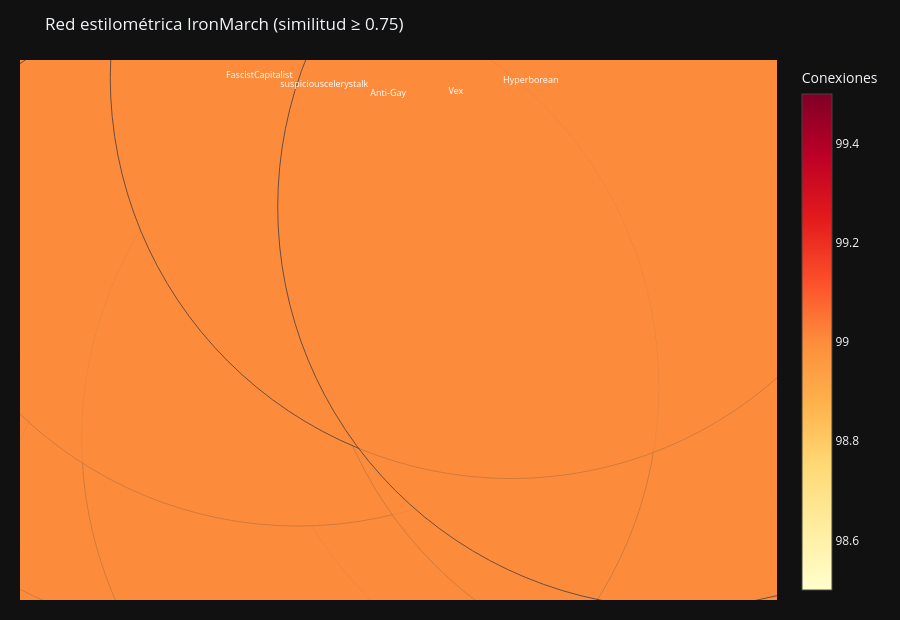

Notebook code for this chart:
### Code cell
# Red de similitud estilométrica — grafo de usuarios con similitud > umbral
import plotly.graph_objects as go
import networkx as nx

STYLO_THRESHOLD = 0.75

if 'sim_matrix' in dir() and len(sim_matrix) > 0:
    G_stylo = nx.Graph()
    users_list = sim_matrix.index.tolist()

    for i in range(len(users_list)):
        for j in range(i + 1, len(users_list)):
            sim = float(sim_matrix.iloc[i, j])
            if sim >= STYLO_THRESHOLD:
                G_stylo.add_edge(users_list[i], users_list[j], weight=sim)

    print(f"Umbral: {STYLO_THRESHOLD} | Nodos: {G_stylo.number_of_nodes()} | Aristas: {G_stylo.number_of_edges()}")

    if G_stylo.number_of_edges() > 0:
        pos = nx.spring_layout(G_stylo, k=2.0, iterations=60, seed=42)

        edge_x, edge_y = [], []
        for u, v in G_stylo.edges():
            x0, y0 = pos[u]; x1, y1 = pos[v]
            edge_x += [x0, x1, None]; edge_y += [y0, y1, None]

        edge_trace = go.Scatter(
            x=edge_x, y=edge_y, mode='lines',
            line=dict(width=1.5, color='rgba(233,78,78,0.4)'),
            hoverinfo='none',
        )

        node_names = [str(uid_to_name.get(n, n)) for n in G_stylo.nodes()]
        node_deg   = [G_stylo.degree(n) for n in G_stylo.nodes()]

        node_trace = go.Scatter(
            x=[pos[n][0] for n in G_stylo.nodes()],
            y=[pos[n][1] for n in G_stylo.nodes()],
            mode='markers+text',
            marker=dict(
                size=[d * 8 + 10 for d in node_deg],
                color=node_deg,
                colorscale='YlOrRd',
                showscale=True,
                colorbar=dict(title='Conexiones'),
            ),
            text=node_names,
            textposition='top center',
            textfont=dict(size=9, color='white'),
            hoverinfo='text',
        )

        fig = go.Figure(
            data=[edge_trace, node_trace],
            layout=go.Layout(
                title=f'Red estilométrica IronMarch (similitud ≥ {STYLO_THRESHOLD})',
                template='plotly_dark',
                showlegend=False,
                width=900, height=620,
                xaxis=dict(showgrid=False, zeroline=False, showticklabels=False),
                yaxis=dict(showgrid=False, zeroline=False, showticklabels=False),
                margin=dict(l=20, r=20, t=60, b=20),
            )
        )
        fig.show()
    else:
        print(f"Sin pares con similitud ≥ {STYLO_THRESHOLD}. Probar umbral menor.")
else:
    print("Ejecutar primero la celda de cálculo de similitud.")

### Figure 1 — Plotly figure (JSON) as saved in the notebook; plotly's stock layout.template omitted (floating-point values rounded to 4 significant figures; data arrays with more than 128 entries replaced by an {"elided": "..."} marker saying what was removed)
{"data": [{"hoverinfo": "none", "line": {"color": "rgba(233,78,78,0.4)", "width": 1.5}, "mode": "lines", "type": "scatter", "x": {"elided": "14850 float values"}, "y": {"elided": "14850 float values"}}, {"hoverinfo": "text", "marker": {"color": [99, 99, 99, 99, 99, 99, 99, 99, 99, 99, 99, 99, 99, 99, 99, 99, 99, 99, 99, 99, 99, 99, 99, 99, 99, 99, 99, 99, 99, 99, 99, 99, 99, 99, 99, 99, 99, 99, 99, 99, 99, 99, 99, 99, 99, 99, 99, 99, 99, 99, 99, 99, 99, 99, 99, 99, 99, 99, 99, 99, 99, 99, 99, 99, 99, 99, 99, 99, 99, 99, 99, 99, 99, 99, 99, 99, 99, 99, 99, 99, 99, 99, 99, 99, 99, 99, 99, 99, 99, 99, 99, 99, 99, 99, 99, 99, 99, 99, 99, 99], "colorbar": {"title": {"text": "Conexiones"}}, "colorscale": [[0.0, "rgb(255,255,204)"], [0.125, "rgb(255,237,160)"], [0.25, "rgb(254,217,118)"], [0.375, "rgb(254,178,76)"], [0.5, "rgb(253,141,60)"], [0.625, "rgb(252,78,42)"], [0.75, "rgb(227,26,28)"], [0.875, "rgb(189,0,38)"], [1.0, "rgb(128,0,38)"]], "showscale": true, "size": [802, 802, 802, 802, 802, 802, 802, 802, 802, 802, 802, 802, 802, 802, 802, 802, 802, 802, 802, 802, 802, 802, 802, 802, 802, 802, 802, 802, 802, 802, 802, 802, 802, 802, 802, 802, 802, 802, 802, 802, 802, 802, 802, 802, 802, 802, 802, 802, 802, 802, 802, 802, 802, 802, 802, 802, 802, 802, 802, 802, 802, 802, 802, 802, 802, 802, 802, 802, 802, 802, 802, 802, 802, 802, 802, 802, 802, 802, 802, 802, 802, 802, 802, 802, 802, 802, 802, 802, 802, 802, 802, 802, 802, 802, 802, 802, 802, 802, 802, 802]}, "mode": "markers+text", "text": ["255", "nan", "Elburzito", "Four Suited Jack", "Capitoline", "Pro Patria Mori", "Bombenhagel", "Niezgoda", "Myrrysmies", "Vasiszta", "Celt", "BloodEagle", "LITOS *_*", "Mortimer", "Vex", "Deimos", "Kill The Poor", "Tiwaz", "Spöket", "TotalitarianSocialist", "Talleyrand", "Loved I Not Honour More", "Growth of the Soil", "nan", "EvilCatholicNaziGoy", "Brytenwalda", "AvantiHungaria", "Kulturkampf", "Sammy", "Palmer", "Damnatio Memoriae", "Mongo", "ZHICA", "linkingdeath", "De Hertog", "Clive Bissel", "☧☧☧", "Malhard", "New Canadian Empire", "American_Blackshirt", "SpookHunter", "suspiciouscelerystalk", "Mierce", "Rintrah", "Владимир_Борисов", "Tabor4ok", "57", "Chadislav Thunderkokovich", "Aquila", "Nowhere", "AlbaNuadh", "Raycis", "HaggiSS", "Another American", "Torquemada", "Culius Jaeser", "Burgermeister", "État de Stase", "Iron Will", "Daddy Terror", "T-34-85Forthewin", "thecolonel", "Bear", "Arete", "Blackhat 14", "Hadit", "Odin", "Богатырь", "Conquest", "kllш", "ProperPolak", "Raven", "FascistCapitalist", "Blackshirt", "Woman in Black", "Sturmgeist", "Neizbezhnost", "Venezuelan Revolutionary", "Atlas", "Bucketoflemons", "Змајевит", "Cannon", "TheWeissewolfe", "Свинск", "AmericanFascist", "Hyperborean", "Blackshirt 13", "NotEqual", "mengligiraykhan", "HermannTheGerman", "Anti-Gay", "Moorish Fascist", "Akhnaton", "Misanthrope", "Lusitanian Nationalist", "MOONLORD", "Vinokura", "...", "Kay Kay Kay", "Schmiss"], "textfont": {"color": "white", "size": 9}, "textposition": "top center", "type": "scatter", "x": [-0.047, 0.3893, -0.6063, -0.8178, 0.2084, -0.6183, 0.5868, -0.6044, -0.1838, -0.01266, 0.21, -0.4701, -0.01539, -0.571, 0.1349, 0.2738, -0.4871, 0.8683, -0.3697, 0.3538, -0.7049, -0.7434, -0.3303, 0.009848, 0.08975, 0.9699, 0.7593, 0.0834, -0.7965, -0.8942, -0.1851, 0.6529, -0.366, -0.4765, -0.3488, 0.4489, -0.9304, 0.3891, 0.4644, 0.008913, 0.6682, -0.2079, -0.3857, 0.5405, 0.7975, -0.7683, 0.4625, 0.4676, 8.701e-05, -0.7569, -0.9134, -0.2119, 0.7232, -0.1475, -0.5456, -0.4915, 0.5712, 0.1525, 0.6112, 0.9587, 0.4466, -0.1723, -0.5746, 0.3713, -1.0, -0.1191, -0.7405, 0.971, 0.02214, -0.1848, 0.8977, 0.1724, -0.377, 0.2582, -0.917, 0.7823, -0.7381, 0.9069, 0.1909, -0.323, -0.1352, 0.1965, -0.6202, -0.3032, -0.9009, 0.3298, 0.0235, 0.3818, 0.5342, 0.7341, -0.04142, 0.5955, -0.5194, 0.6447, 0.2046, -0.276, 0.8182, -0.3807, 0.2792, 0.7151], "y": [0.8932, 0.3048, -0.6597, 0.4873, 0.4511, 0.7335, -0.5163, -0.4041, 0.1231, -0.2299, -0.805, -0.007995, 0.719, 0.1892, -0.9645, -0.636, 0.8311, 0.4338, -0.7404, -0.2306, 0.09442, 0.6303, 0.3758, 0.2208, -0.6254, 0.2802, 0.6366, 0.9933, -0.4879, -0.1983, -0.3461, -0.1499, 0.1639, 0.6274, 0.9231, -0.6504, 0.3446, 0.54, -0.8327, -0.7928, 0.2695, -0.9415, -0.381, 0.4073, -0.03711, 0.3147, 0.1295, -0.07206, -0.0004484, -0.64, 0.1854, -0.09489, -0.3192, 0.6069, -0.8098, -0.5459, 0.6075, 0.8187, -0.7513, 0.07971, 0.8683, -0.761, -0.1825, 0.7275, -0.0748, -0.5749, -0.2936, -0.09187, 0.4939, 0.9382, -0.2316, -0.1346, -0.9075, 0.04963, -0.3676, -0.4985, -0.07893, -0.3942, 0.6482, 0.5601, 0.3661, 0.2483, 0.4904, -0.5746, 0.04186, -0.9252, -0.4405, -0.4597, -0.3214, -0.6463, -0.9712, 0.7676, 0.3623, 0.07035, -0.3859, 0.7566, 0.188, -0.1943, 0.9295, 0.4592]}], "layout": {"height": 620, "margin": {"b": 20, "l": 20, "r": 20, "t": 60}, "showlegend": false, "title": {"text": "Red estilométrica IronMarch (similitud ≥ 0.75)"}, "width": 900, "xaxis": {"showgrid": false, "showticklabels": false, "zeroline": false}, "yaxis": {"showgrid": false, "showticklabels": false, "zeroline": false}}}
